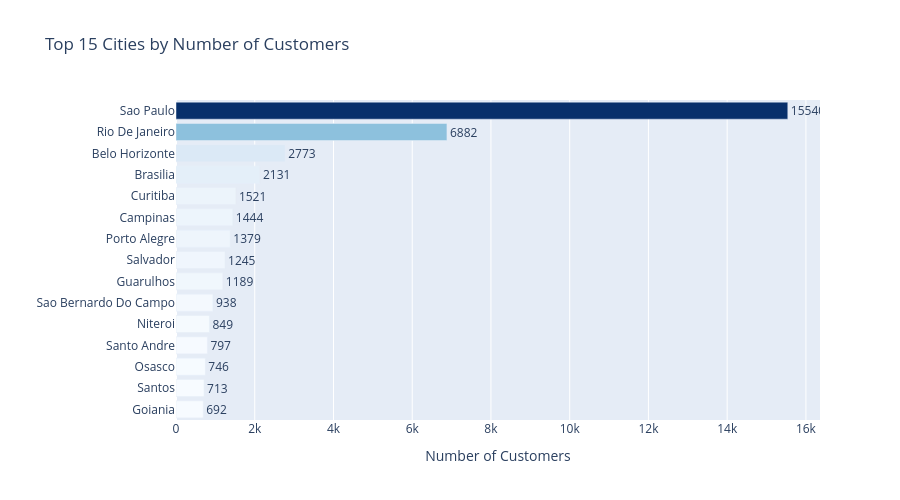
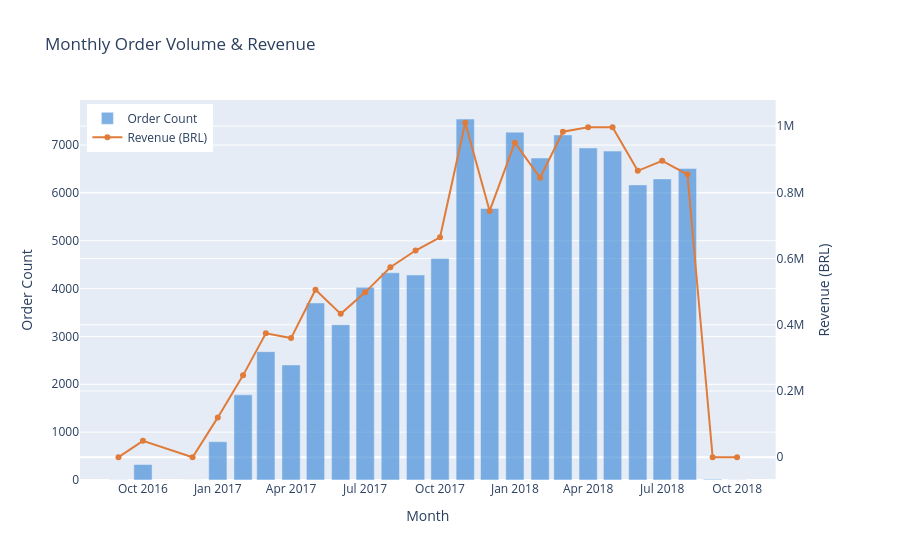
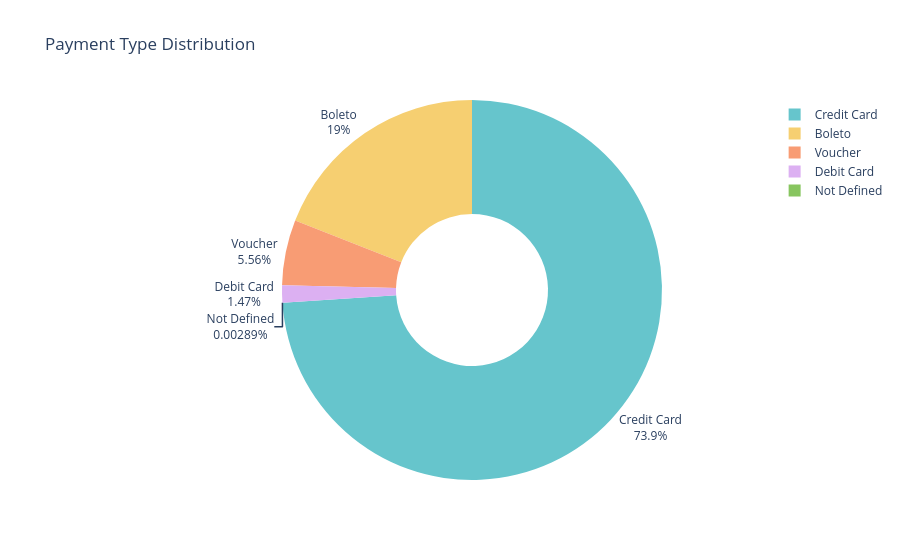
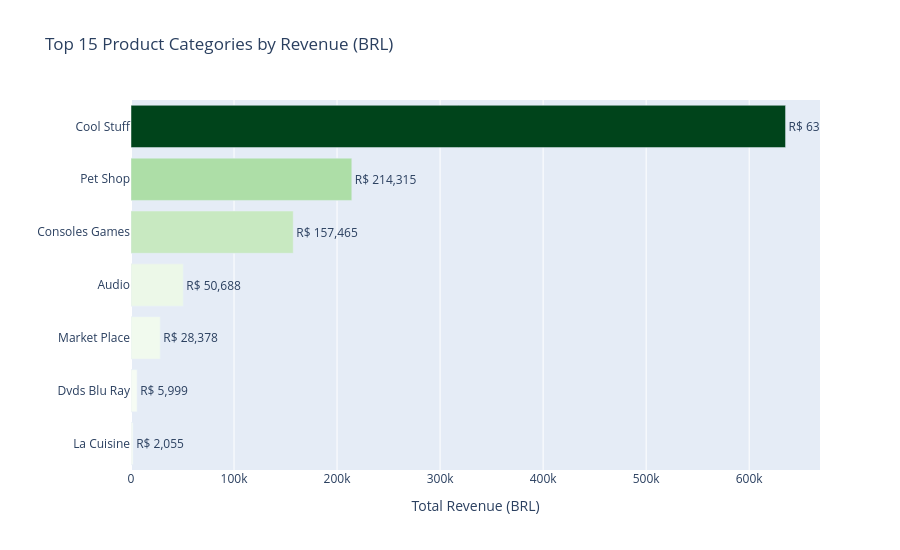

Notebook code cell kept with these figures, in order:
### Code cell
"""
Stage 5 – Visualization
========================
Generates exploratory charts for the Olist Brazilian E-Commerce dataset
using Pandas and Plotly.

Assumptions
-----------
- The raw CSV files live one level up from this script in a `data/` folder:
      visualization/
          visualize.py   ← this file
      data/
          olist_customers_dataset.csv
          olist_orders_dataset.csv
          olist_order_items_dataset.csv
          olist_order_payments_dataset.csv
          olist_products_dataset.csv
          olist_geolocation_dataset.csv
          product_category_name_translation.csv

  Change DATA_DIR below if your layout differs.

- Charts are saved as standalone HTML files inside visualization/charts/
  (created automatically) AND displayed interactively in the browser.

Dependencies
------------
    pip install pandas plotly
"""

import os
import pathlib

import pandas as pd
import plotly.express as px
import plotly.graph_objects as go
from plotly.subplots import make_subplots

# ── Paths ──────────────────────────────────────────────────────────────────────
SCRIPT_DIR = pathlib.Path.cwd()          # visualization/
DATA_DIR   = SCRIPT_DIR.parent / "ingest" / "data" / "csv"   # ../ingest/data/csv/
OUTPUT_DIR = SCRIPT_DIR / "charts"
OUTPUT_DIR.mkdir(exist_ok=True)


def save(fig: go.Figure, filename: str) -> None:
    """Save a Plotly figure as an HTML file and show it."""
    path = OUTPUT_DIR / filename
    fig.write_html(path)
    print(f"  ✓ Saved → {path}")
    fig.show()


# ── Load Data ──────────────────────────────────────────────────────────────────
print("Loading datasets …")

customers  = pd.read_csv(DATA_DIR / "customers.csv")
orders     = pd.read_csv(DATA_DIR / "orders.csv",
                         parse_dates=["order_purchase_timestamp",
                                      "order_delivered_customer_date",
                                      "order_estimated_delivery_date"])
items      = pd.read_csv(DATA_DIR / "order_items.csv")
payments   = pd.read_csv(DATA_DIR / "payments.csv")
products   = pd.read_csv(DATA_DIR / "products.csv")
categories = pd.read_csv(DATA_DIR / "category_translation.csv")
sellers    = pd.read_csv(DATA_DIR / "sellers.csv")

print(f"  customers : {len(customers):,} rows")
print(f"  orders    : {len(orders):,} rows")
print(f"  items     : {len(items):,} rows")
print(f"  payments  : {len(payments):,} rows")
print(f"  sellers   : {len(sellers):,} rows")


# ══════════════════════════════════════════════════════════════════════════════
# Chart 1 – Top 15 Cities by Number of Customers
# ══════════════════════════════════════════════════════════════════════════════
print("\n[1/6] Top cities by customer count …")

top_cities = (
    customers["customer_city"]
    .str.title()
    .value_counts()
    .head(15)
    .reset_index()
    .rename(columns={"index": "city", "customer_city": "city",
                     "count": "customers"})
)
# pandas ≥ 2.0 uses "count" automatically; rename defensively
top_cities.columns = ["city", "customers"]

fig1 = px.bar(
    top_cities.sort_values("customers"),
    x="customers",
    y="city",
    orientation="h",
    title="Top 15 Cities by Number of Customers",
    labels={"customers": "Number of Customers", "city": "City"},
    color="customers",
    color_continuous_scale="Blues",
    text="customers",
)
fig1.update_traces(textposition="outside")
fig1.update_layout(coloraxis_showscale=False, yaxis_title="", height=500)
save(fig1, "01_top_cities_customers.html")


# ══════════════════════════════════════════════════════════════════════════════
# Chart 2 – Monthly Order Volume & Revenue Over Time
# ══════════════════════════════════════════════════════════════════════════════
print("[2/6] Monthly order volume & revenue …")

# Join orders ← items to get price, then merge with order date
order_revenue = (
    items.groupby("order_id")["price"]
    .sum()
    .reset_index()
    .rename(columns={"price": "revenue"})
)
orders_enriched = orders.merge(order_revenue, on="order_id", how="left")
orders_enriched["month"] = orders_enriched["order_purchase_timestamp"].dt.to_period("M")

monthly = (
    orders_enriched.groupby("month")
    .agg(order_count=("order_id", "count"), revenue=("revenue", "sum"))
    .reset_index()
)
monthly["month"] = monthly["month"].dt.to_timestamp()

fig2 = make_subplots(specs=[[{"secondary_y": True}]])
fig2.add_trace(
    go.Bar(x=monthly["month"], y=monthly["order_count"],
           name="Order Count", marker_color="#4A90D9", opacity=0.7),
    secondary_y=False,
)
fig2.add_trace(
    go.Scatter(x=monthly["month"], y=monthly["revenue"],
               name="Revenue (BRL)", mode="lines+markers",
               line=dict(color="#E07B39", width=2)),
    secondary_y=True,
)
fig2.update_layout(
    title="Monthly Order Volume & Revenue",
    xaxis_title="Month",
    legend=dict(x=0.01, y=0.99),
    hovermode="x unified",
)
fig2.update_yaxes(title_text="Order Count", secondary_y=False)
fig2.update_yaxes(title_text="Revenue (BRL)", secondary_y=True)
save(fig2, "02_monthly_orders_revenue.html")


# ══════════════════════════════════════════════════════════════════════════════
# Chart 3 – Payment Type Distribution
# ══════════════════════════════════════════════════════════════════════════════
print("[3/6] Payment type distribution …")

payment_dist = (
    payments["payment_type"]
    .str.replace("_", " ")
    .str.title()
    .value_counts()
    .reset_index()
)
payment_dist.columns = ["payment_type", "count"]

fig3 = px.pie(
    payment_dist,
    names="payment_type",
    values="count",
    title="Payment Type Distribution",
    color_discrete_sequence=px.colors.qualitative.Pastel,
    hole=0.4,
)
fig3.update_traces(textposition="outside", textinfo="percent+label")
save(fig3, "03_payment_types.html")


# ══════════════════════════════════════════════════════════════════════════════
# Chart 4 – Top 15 Product Categories by Revenue
# ══════════════════════════════════════════════════════════════════════════════
print("[4/6] Top product categories by revenue …")

# Translate category names to English
products_en = products.merge(
    categories, on="product_category_name", how="left"
)
items_cat = items.merge(
    products_en[["product_id", "product_category_name_english"]],
    on="product_id",
    how="left",
)
cat_revenue = (
    items_cat.groupby("product_category_name_english")["price"]
    .sum()
    .reset_index()
    .rename(columns={"product_category_name_english": "category",
                     "price": "revenue"})
    .dropna(subset=["category"])
    .sort_values("revenue", ascending=False)
    .head(15)
)
cat_revenue["category"] = cat_revenue["category"].str.replace("_", " ").str.title()

fig4 = px.bar(
    cat_revenue.sort_values("revenue"),
    x="revenue",
    y="category",
    orientation="h",
    title="Top 15 Product Categories by Revenue (BRL)",
    labels={"revenue": "Total Revenue (BRL)", "category": "Category"},
    color="revenue",
    color_continuous_scale="Greens",
    text=cat_revenue.sort_values("revenue")["revenue"].apply(
        lambda v: f"R$ {v:,.0f}"
    ),
)
fig4.update_traces(textposition="outside")
fig4.update_layout(coloraxis_showscale=False, yaxis_title="", height=550)
save(fig4, "04_top_categories_revenue.html")


# ══════════════════════════════════════════════════════════════════════════════
# Chart 5 – Order Status Breakdown
# ══════════════════════════════════════════════════════════════════════════════
print("[5/6] Order status breakdown …")

status_counts = (
    orders["order_status"]
    .str.replace("_", " ")
    .str.title()
    .value_counts()
    .reset_index()
)
status_counts.columns = ["status", "count"]

fig5 = px.bar(
    status_counts,
    x="status",
    y="count",
    title="Order Status Breakdown",
    labels={"status": "Order Status", "count": "Number of Orders"},
    color="status",
    color_discrete_sequence=px.colors.qualitative.Set2,
    text="count",
)
fig5.update_traces(textposition="outside", showlegend=False)
fig5.update_layout(xaxis_title="", height=450)
save(fig5, "05_order_status.html")


# ══════════════════════════════════════════════════════════════════════════════
# Chart 6 – Average Review Score by Product Category
# ══════════════════════════════════════════════════════════════════════════════
print("[6/6] Average review score by product category …")

reviews = pd.read_csv(DATA_DIR / "reviews.csv")

# Join items → products → English category names → reviews
items_products = items.merge(
    products[["product_id", "product_category_name"]], on="product_id", how="left"
).merge(categories, on="product_category_name", how="left")

items_reviews = items_products.merge(
    reviews[["order_id", "review_score"]], on="order_id", how="left"
)

cat_scores = (
    items_reviews.groupby("product_category_name_english")["review_score"]
    .agg(avg_score="mean", review_count="count")
    .reset_index()
    .dropna(subset=["product_category_name_english"])
    .query("review_count >= 50")   # only categories with enough reviews
    .sort_values("avg_score", ascending=False)
    .head(20)
)
cat_scores["product_category_name_english"] = (
    cat_scores["product_category_name_english"].str.replace("_", " ").str.title()
)

fig6 = px.bar(
    cat_scores.sort_values("avg_score"),
    x="avg_score",
    y="product_category_name_english",
    orientation="h",
    title="Top 20 Product Categories by Average Review Score (min. 50 reviews)",
    labels={"avg_score": "Avg Review Score (1–5)",
            "product_category_name_english": "Category"},
    color="avg_score",
    color_continuous_scale="RdYlGn",
    text=cat_scores.sort_values("avg_score")["avg_score"].apply(lambda v: f"{v:.2f}"),
)
fig6.update_traces(textposition="outside")
fig6.update_layout(coloraxis_showscale=False, yaxis_title="", height=600)
save(fig6, "06_avg_review_score_by_category.html")


print(f"\n✅  All 6 charts saved to: {OUTPUT_DIR}")

### Figure 1 — Plotly figure (JSON) as saved in the notebook; plotly's stock layout.template omitted (floating-point values rounded to 4 significant figures)
{"data": [{"hovertemplate": "Number of Customers=%{marker.color}<br>City=%{y}<extra></extra>", "legendgroup": "", "marker": {"color": [692, 713, 746, 797, 849, 938, 1189, 1245, 1379, 1444, 1521, 2131, 2773, 6882, 15540], "coloraxis": "coloraxis", "pattern": {"shape": ""}}, "name": "", "orientation": "h", "showlegend": false, "text": [692.0, 713.0, 746.0, 797.0, 849.0, 938.0, 1189.0, 1245.0, 1379.0, 1444.0, 1521.0, 2131.0, 2773.0, 6882.0, 15540.0], "textposition": "outside", "type": "bar", "x": [692, 713, 746, 797, 849, 938, 1189, 1245, 1379, 1444, 1521, 2131, 2773, 6882, 15540], "xaxis": "x", "y": ["Goiania", "Santos", "Osasco", "Santo Andre", "Niteroi", "Sao Bernardo Do Campo", "Guarulhos", "Salvador", "Porto Alegre", "Campinas", "Curitiba", "Brasilia", "Belo Horizonte", "Rio De Janeiro", "Sao Paulo"], "yaxis": "y"}], "layout": {"barmode": "relative", "coloraxis": {"colorbar": {"title": {"text": "Number of Customers"}}, "colorscale": [[0, "rgb(247,251,255)"], [0.125, "rgb(222,235,247)"], [0.25, "rgb(198,219,239)"], [0.375, "rgb(158,202,225)"], [0.5, "rgb(107,174,214)"], [0.625, "rgb(66,146,198)"], [0.75, "rgb(33,113,181)"], [0.875, "rgb(8,81,156)"], [1, "rgb(8,48,107)"]], "showscale": false}, "height": 500, "legend": {"tracegroupgap": 0}, "title": {"text": "Top 15 Cities by Number of Customers"}, "xaxis": {"anchor": "y", "domain": [0, 1], "title": {"text": "Number of Customers"}}, "yaxis": {"anchor": "x", "domain": [0, 1], "title": {"text": ""}}}}

### Figure 2 — Plotly figure (JSON) as saved in the notebook; plotly's stock layout.template omitted (floating-point values rounded to 4 significant figures)
{"data": [{"marker": {"color": "#4A90D9"}, "name": "Order Count", "opacity": 0.7, "type": "bar", "x": ["2016-09-01T00:00:00.000000", "2016-10-01T00:00:00.000000", "2016-12-01T00:00:00.000000", "2017-01-01T00:00:00.000000", "2017-02-01T00:00:00.000000", "2017-03-01T00:00:00.000000", "2017-04-01T00:00:00.000000", "2017-05-01T00:00:00.000000", "2017-06-01T00:00:00.000000", "2017-07-01T00:00:00.000000", "2017-08-01T00:00:00.000000", "2017-09-01T00:00:00.000000", "2017-10-01T00:00:00.000000", "2017-11-01T00:00:00.000000", "2017-12-01T00:00:00.000000", "2018-01-01T00:00:00.000000", "2018-02-01T00:00:00.000000", "2018-03-01T00:00:00.000000", "2018-04-01T00:00:00.000000", "2018-05-01T00:00:00.000000", "2018-06-01T00:00:00.000000", "2018-07-01T00:00:00.000000", "2018-08-01T00:00:00.000000", "2018-09-01T00:00:00.000000", "2018-10-01T00:00:00.000000"], "xaxis": "x", "y": [4, 324, 1, 800, 1780, 2682, 2404, 3700, 3245, 4026, 4331, 4285, 4631, 7544, 5673, 7269, 6728, 7211, 6939, 6873, 6167, 6292, 6512, 16, 4], "yaxis": "y"}, {"line": {"color": "#E07B39", "width": 2}, "mode": "lines+markers", "name": "Revenue (BRL)", "type": "scatter", "x": ["2016-09-01T00:00:00.000000", "2016-10-01T00:00:00.000000", "2016-12-01T00:00:00.000000", "2017-01-01T00:00:00.000000", "2017-02-01T00:00:00.000000", "2017-03-01T00:00:00.000000", "2017-04-01T00:00:00.000000", "2017-05-01T00:00:00.000000", "2017-06-01T00:00:00.000000", "2017-07-01T00:00:00.000000", "2017-08-01T00:00:00.000000", "2017-09-01T00:00:00.000000", "2017-10-01T00:00:00.000000", "2017-11-01T00:00:00.000000", "2017-12-01T00:00:00.000000", "2018-01-01T00:00:00.000000", "2018-02-01T00:00:00.000000", "2018-03-01T00:00:00.000000", "2018-04-01T00:00:00.000000", "2018-05-01T00:00:00.000000", "2018-06-01T00:00:00.000000", "2018-07-01T00:00:00.000000", "2018-08-01T00:00:00.000000", "2018-09-01T00:00:00.000000", "2018-10-01T00:00:00.000000"], "xaxis": "x", "y": [267.4, 49510.0, 10.9, 120300.0, 247300.0, 374300.0, 359900.0, 506100.0, 433000.0, 498000.0, 574000.0, 624400.0, 664200.0, 1010000.0, 743900.0, 950000.0, 844200.0, 983200.0, 996600.0, 996500.0, 865100.0, 895500.0, 854700.0, 145.0, 0.0], "yaxis": "y2"}], "layout": {"hovermode": "x unified", "legend": {"x": 0.01, "y": 0.99}, "title": {"text": "Monthly Order Volume & Revenue"}, "xaxis": {"anchor": "y", "domain": [0, 0.94], "title": {"text": "Month"}}, "yaxis": {"anchor": "x", "domain": [0, 1], "title": {"text": "Order Count"}}, "yaxis2": {"anchor": "x", "overlaying": "y", "side": "right", "title": {"text": "Revenue (BRL)"}}}}

### Figure 3 — Plotly figure (JSON) as saved in the notebook; plotly's stock layout.template omitted (floating-point values rounded to 4 significant figures)
{"data": [{"domain": {"x": [0, 1], "y": [0, 1]}, "hole": 0.4, "hovertemplate": "payment_type=%{label}<br>count=%{value}<extra></extra>", "labels": ["Credit Card", "Boleto", "Voucher", "Debit Card", "Not Defined"], "legendgroup": "", "name": "", "showlegend": true, "textinfo": "percent+label", "textposition": "outside", "type": "pie", "values": [76795, 19784, 5775, 1529, 3]}], "layout": {"legend": {"tracegroupgap": 0}, "piecolorway": ["rgb(102, 197, 204)", "rgb(246, 207, 113)", "rgb(248, 156, 116)", "rgb(220, 176, 242)", "rgb(135, 197, 95)", "rgb(158, 185, 243)", "rgb(254, 136, 177)", "rgb(201, 219, 116)", "rgb(139, 224, 164)", "rgb(180, 151, 231)", "rgb(179, 179, 179)"], "title": {"text": "Payment Type Distribution"}}}

### Figure 4 — Plotly figure (JSON) as saved in the notebook; plotly's stock layout.template omitted (floating-point values rounded to 4 significant figures)
{"data": [{"hovertemplate": "Total Revenue (BRL)=%{marker.color}<br>Category=%{y}<br>text=%{text}<extra></extra>", "legendgroup": "", "marker": {"color": [2055.0, 5999.0, 28380.0, 50690.0, 157500.0, 214300.0, 635300.0], "coloraxis": "coloraxis", "pattern": {"shape": ""}}, "name": "", "orientation": "h", "showlegend": false, "text": ["R$ 2,055", "R$ 5,999", "R$ 28,378", "R$ 50,688", "R$ 157,465", "R$ 214,315", "R$ 635,291"], "textposition": "outside", "type": "bar", "x": [2055.0, 5999.0, 28380.0, 50690.0, 157500.0, 214300.0, 635300.0], "xaxis": "x", "y": ["La Cuisine", "Dvds Blu Ray", "Market Place", "Audio", "Consoles Games", "Pet Shop", "Cool Stuff"], "yaxis": "y"}], "layout": {"barmode": "relative", "coloraxis": {"colorbar": {"title": {"text": "Total Revenue (BRL)"}}, "colorscale": [[0, "rgb(247,252,245)"], [0.125, "rgb(229,245,224)"], [0.25, "rgb(199,233,192)"], [0.375, "rgb(161,217,155)"], [0.5, "rgb(116,196,118)"], [0.625, "rgb(65,171,93)"], [0.75, "rgb(35,139,69)"], [0.875, "rgb(0,109,44)"], [1, "rgb(0,68,27)"]], "showscale": false}, "height": 550, "legend": {"tracegroupgap": 0}, "title": {"text": "Top 15 Product Categories by Revenue (BRL)"}, "xaxis": {"anchor": "y", "domain": [0, 1], "title": {"text": "Total Revenue (BRL)"}}, "yaxis": {"anchor": "x", "domain": [0, 1], "title": {"text": ""}}}}
